Frame 1 (no input): blank canvas, image omitted
Frame 60 (the mouse pressed at the canvas centre just before this capture): blank canvas, image omitted
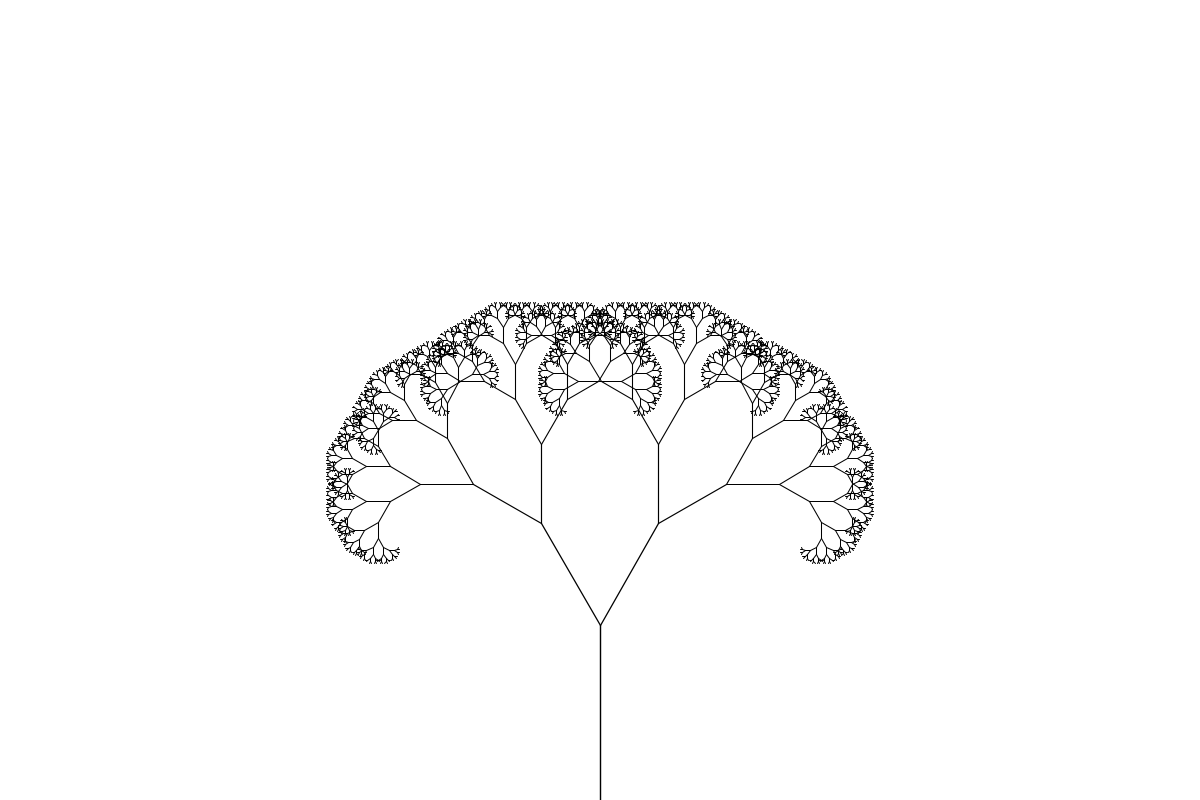
Frame 120 (the mouse held since frame 60 and released just before this capture)

The Processing sketch whose frames 1 and 60 were blank and that drew this single picture after the mouse press (run headless with seeded random() and noise(); from frame 60 on, the mouse is pressed at the canvas centre):

// Processing sketch: Arbol_Fractal_con_Mouse
// ── Arbol_Fractal_con_Mouse.pde
//Arbol Fractal con Mouse
float theta; //declarar varaible de algulo   
void setup() { size(1200, 800);} // hace una ventna de dicho tamaño
void draw() { 
  background(255); // Esto dibuja una ventana de fondo de color blanco
  theta = map(mouseY,0,width,0,PI/2); // Se escoge un angulo entre 0 y 90 de acuerdo a la posicion del mouse
  translate(width/2, height); //traslada el origen de la esquina superior izquierda al el centro de la parte baja, para iniciar ahí el arbol
  stroke(0);
  branch(175);} //tamaño en pixeles de la rama principal
void branch(float len) { //Función rama
  float sw = map(len,1,3720,1,10); // len se convierte en un valor dentro del rango de 2 a 120, en valres que vande desde 0(el borde izquierdo de la ventana) hasta 10 (borde derecho)
  strokeWeight(sw); //este valor indica el grosor de la rama    
  line(0, 0, 0, -len);
  // Mover al final de la línea
  translate(0, -len); 
  len *= 0.67; //Proporcion del cambio en el tamaño de la rama, cada rama tendra 2/3 partes del largo de la rama anterior
  // Nota: todas las funciones recursivas deben tener salida (recordar factorial)
  // En programación el limite está dado por los pixeles, es decir cuando es mayor a 2 pixeles es viable
  if (len > 2) {
    pushMatrix();    // Guarda el estado de transfomación actual (donde estamos ahorita)
    rotate(theta);   // Rota a rama de acuerdo al angulo theta
    branch(len);     // Ahora es cuando se hace la rama
    popMatrix();     // Una vez que se llega a este punto, el "pop" nos lleva a restaurar el estado anterior
  // Se repite lo mismo pero con la rama de la izquierda
    pushMatrix();
    rotate(-theta);
    branch(len);
    popMatrix();}}
